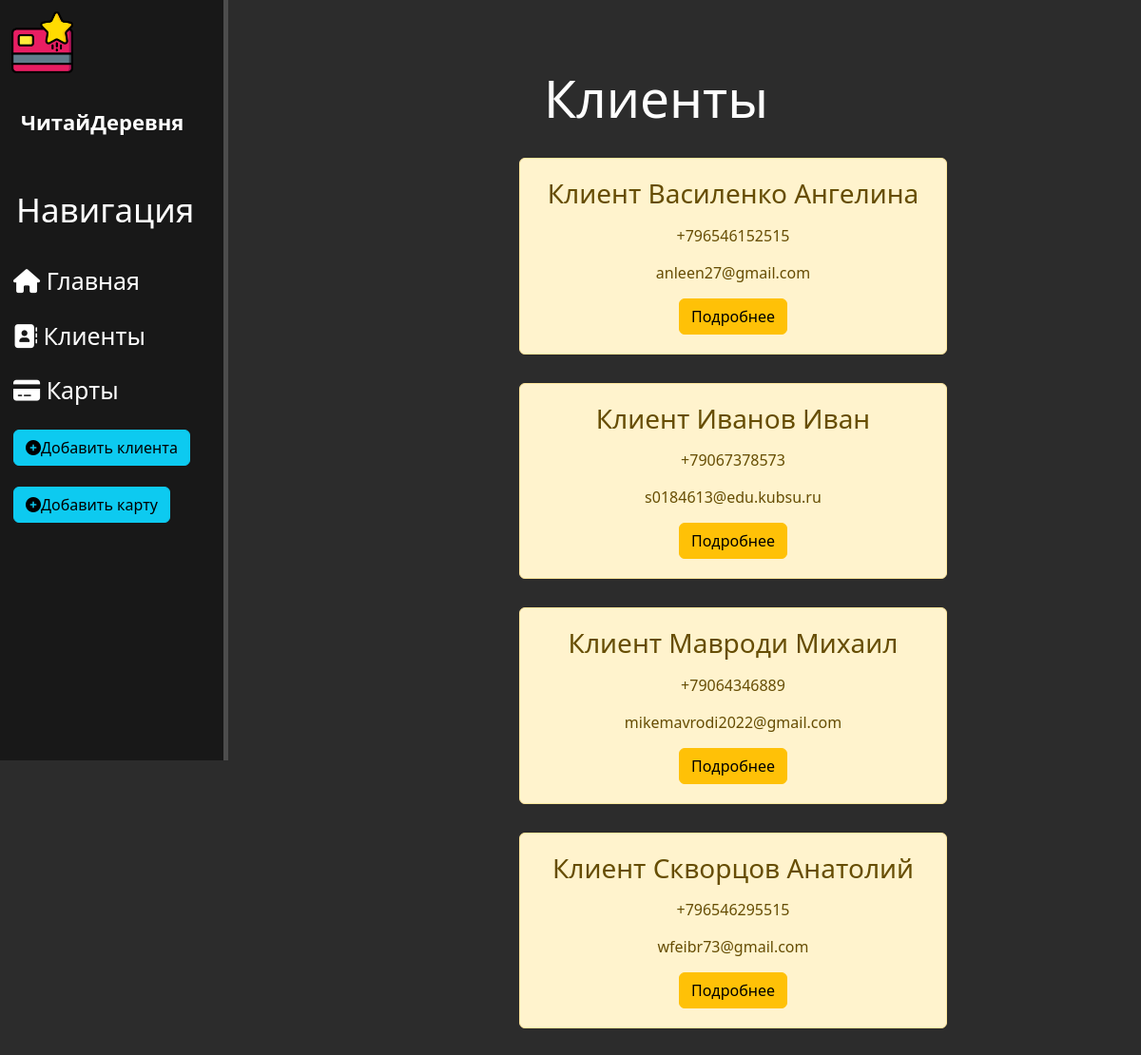
Screenshot of /bonus/client with the database file from the repository.
### bonus/models.py (models this page shows, shortened)
class Client(models.Model):
    client_id = models.CharField(max_length=150, unique=True)
    name = models.CharField('Имя', max_length=150)
    surname = models.CharField('Фамилия', max_length=150)
    number = models.CharField('Телефон', max_length=150)
    birth = models.DateField('Дата рождения')
    email = models.CharField('email', max_length=150)
    def __str__(self):
        return f'Клиент {self.surname} {self.name}'
    class Meta:
        verbose_name = 'Клиент'
        verbose_name_plural = 'Клиенты'

### bonus/views.py (the view)
def client_home(request):
    clients = Client.objects.order_by('surname')[:10]
    return render(request, 'bonus/client_home.html', {'clients': clients})

### bonus/templates/bonus/client_home.html (shortened to what this page needs)
{% extends 'main/layout.html' %}
{% block content %}
    <div class="features">
        <h1>Клиенты</h1>
        {% if clients %}
            {% for el in clients%}
             <div class="alert alert-warning">
                <h3>{{ el }}</h3>
                 <p>{{ el.number }}</p>
                 <p>{{ el.email }}</p>
                 <a href="{% url 'client-detail' el.id %}" class="btn btn-warning">Подробнее</a>
             </div>
            {% endfor %}
        {% else %}
            <p>Записей пока нет :(</p>
        {% endif %}
    </div>
{% endblock %}

### main/templates/main/layout.html (shortened to what this page needs)
{% load static %}
<!doctype html>
<html lang="ru">
<head>
    <link rel="stylesheet" href="https://cdn.jsdelivr.net/npm/bootstrap@5.3.3/dist/css/bootstrap.min.css">
    <link rel="stylesheet" href="{% static 'main/css/main.css' %}">
</head>
<body>
    <aside>
        <img src="{% static 'main/img/card.png' %}" alt="Logo">
        <span class="logo">ЧитайДеревня</span>
        <h3>Навигация</h3>
        <ul>
            <a href="{% url 'home' %}"><li><i class="fa-solid fa-house"></i> Главная</li></a>
            <a href="{% url 'client_home' %}"><li><i class="fa-solid fa-address-book"></i> Клиенты</li></a>
            <a href="{% url 'bonus_home' %}"><li><i class="fa-solid fa-credit-card"></i> Карты</li></a>
            <a href="{% url 'create' %}"><li><button class="btn btn-info"><i class="fas fa-plus-circle"></i>Добавить клиента</button></li></a>
            <a href="{% url 'create_card' %}"><li><button class="btn btn-info"><i class="fas fa-plus-circle"></i>Добавить карту</button></li></a>
        </ul>
    </aside>
    <main>
        {% block content %}
        {% endblock %}
    </main>
</body>
</html>

### main/static/main/css/main.css (style rules this page uses)
body { background: #2c2c2c; }
aside { float: left; background: #181818; width: 20%; padding: 1%; height: 100vh; color: #fff; border-right: 5px solid #4d4d4d; }
aside img { width: 65px; float: left; }
aside .logo { font-size: 22px; margin-left: 10px; font-weight: bold; position: relative; top: 35px; }
aside h3 { margin-top: 90px; font-size: 35px; margin-left: 5px; margin-bottom: 35px; }
aside ul { list-style: none }
aside ul li { color: #fff; display: block; margin-top: 20px; margin-left: -30px; font-size: 25px; transition: transform .5s ease; }
main .features { float: left; color: #fff; margin-top: 70px; text-align: center; width: 75%; }
main .features h1 { font-size: 55px; }
main .features p { max-width: 400px; margin: 15px auto; text-align: center; }
.alert-warning { float: center; clear: both; width: 450px; margin: 30px 34%; padding: 20px; }

### main/templates/main/layout.html (style rules this page uses)
a { text-decoration: none; }

### rows the page displays
Client: surname+name "Клиент Василенко Ангелина", number "+796546152515", email "anleen27@gmail.com"
Client: surname+name "Клиент Иванов Иван", number "+79067378573", email "s0184613@edu.kubsu.ru"
Client: surname+name "Клиент Мавроди Михаил", number "+79064346889", email "mikemavrodi2022@gmail.com"
Client: surname+name "Клиент Скворцов Анатолий", number "+796546295515", email "wfeibr73@gmail.com"
